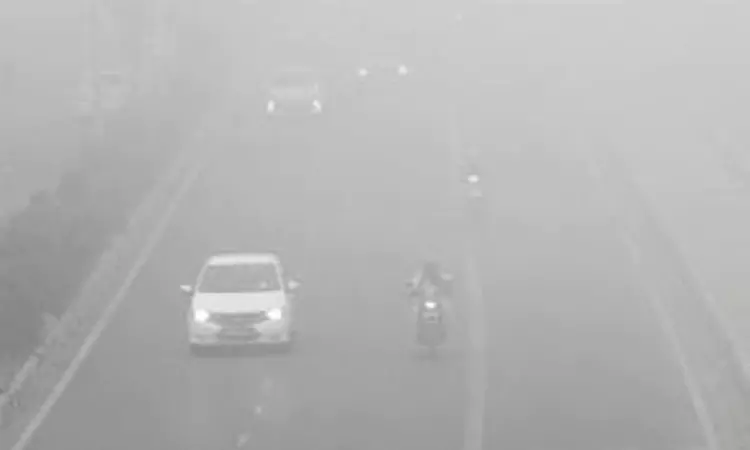
#> input picture Dehazing/traffic_image.webp, 750 x 450 px
$ python app.py   (older library calls are emulated)
#> lines starting #> are read from the running program, lines starting #| are printed output that depends on the picture
import cv2
import numpy as np
import os

# Step 1: Dark Channel Calculation
def dark_channel(image, size=15):
    dark_channel_img = np.min(image, axis=2)
    kernel = cv2.getStructuringElement(cv2.MORPH_RECT, (size, size))
    return cv2.erode(dark_channel_img, kernel)

# Step 2: Estimate Atmospheric Light
def atmospheric_light(image, dark_channel_img):
    h, w = image.shape[:2]
    num_brightest = max(int(h * w / 1000), 1)  # top 0.1%
    dark_vec = dark_channel_img.ravel()
    image_vec = image.reshape(h * w, 3)
    indices = dark_vec.argsort()[::-1][:num_brightest]
    brightest = image_vec[indices]
    return np.mean(brightest, axis=0)

# Step 3: Estimate Transmission Map
def transmission_estimate(image, atmospheric_light, omega=0.95, size=15):
    norm_image = image / (atmospheric_light + 1e-6)  # avoid divide by zero
    return 1 - omega * dark_channel(norm_image, size)

# Step 4: Guided Filter
def guided_filter(I, p, r, eps):
    mean_I = cv2.boxFilter(I, cv2.CV_64F, (r, r))
    mean_p = cv2.boxFilter(p, cv2.CV_64F, (r, r))
    corr_I = cv2.boxFilter(I * I, cv2.CV_64F, (r, r))
    corr_Ip = cv2.boxFilter(I * p, cv2.CV_64F, (r, r))

    var_I = corr_I - mean_I * mean_I
    cov_Ip = corr_Ip - mean_I * mean_p

    a = cov_Ip / (var_I + eps)
    b = mean_p - a * mean_I

    mean_a = cv2.boxFilter(a, cv2.CV_64F, (r, r))
    mean_b = cv2.boxFilter(b, cv2.CV_64F, (r, r))

    return mean_a * I + mean_b

# Step 5: Recover Dehazed Image
def recover(image, transmission, atmospheric_light, t0=0.1):
    transmission = np.clip(transmission, t0, 1)
    result = np.empty_like(image, dtype=np.float32)
    for i in range(3):
        result[:, :, i] = (image[:, :, i] - atmospheric_light[i]) / transmission + atmospheric_light[i]
    return np.clip(result * 255, 0, 255).astype(np.uint8)

# Step 6: Dehazing Pipeline
def dehaze(image_path, return_gray=False):
#> called with image_path = 'traffic_image.webp', return_gray = True
    if not os.path.exists(image_path):
        print(f"Error: File {image_path} does not exist.")
        return None

    image = cv2.imread(image_path)
#> image is the input picture: shape (450, 750, 3); mean B, G, R 180.5, 180.5, 180.6
    if image is None:
        print("Error loading image")
        return None

    image = image.astype(np.float64) / 255.0
    dark = dark_channel(image)
    A = atmospheric_light(image, dark)
#> in atmospheric_light, `indices = dark_vec.argsort()[::-1][:num_brightest]`: indices = 337 values, max 232701 at index 248, min 224523 at index 261, mean 226681.3
#> in atmospheric_light, `brightest = image_vec[indices]`: brightest = 337 rows, first 8: [0.886, 0.886, 0.886], [0.886, 0.886, 0.886], [0.886, 0.886, 0.886], [0.886, 0.886, 0.886], [0.886, 0.886, 0.886], [0.886, 0.886, 0.886], [0.886, 0.886, 0.886], [0.886, 0.886, 0.886]
#> A = [0.888, 0.888, 0.888]
    transmission = transmission_estimate(image, A)
#> in transmission_estimate, `norm_image = image / (atmospheric_light + 1e-6)`:
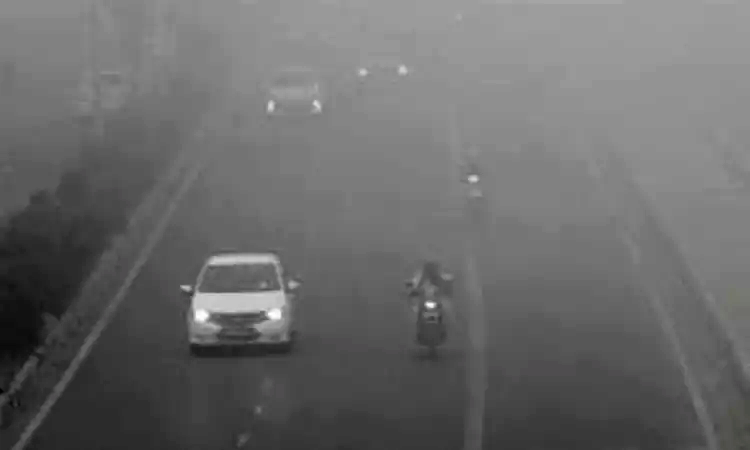
#> norm_image: shape (450, 750, 3) float64; mean B, G, R 0.797, 0.797, 0.797; drawn with min black and max white
#> in transmission_estimate, `return 1 - omega * dark_channel(norm_image, size)`:
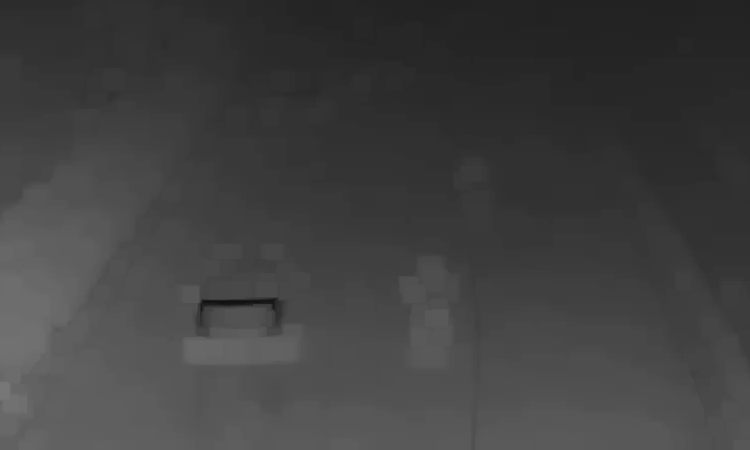
#> returned value: shape (450, 750) float64; min 0.0601, max 0.467, mean 0.254

    gray_base = cv2.cvtColor((image * 255).astype(np.uint8), cv2.COLOR_BGR2GRAY).astype(np.float64) / 255
    transmission_refined = guided_filter(gray_base, transmission, r=10, eps=1e-1)
#> in guided_filter, `corr_I = cv2.boxFilter(I * I, cv2.CV_64F, (r, r))`:
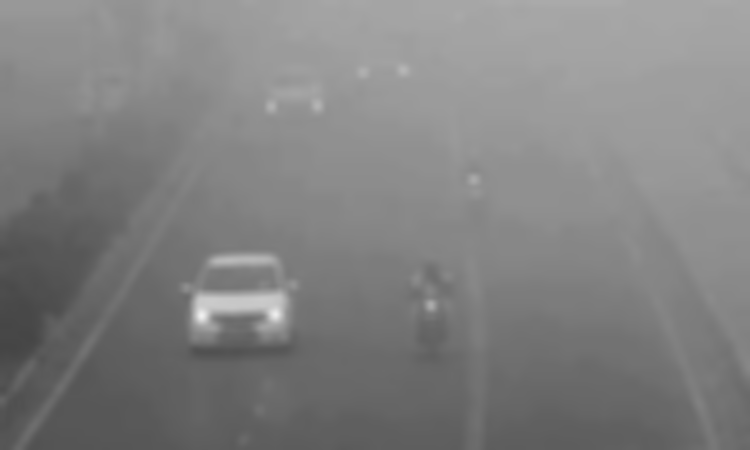
#> corr_I: shape (450, 750) float64; min 0.273, max 0.946, mean 0.506
#> in guided_filter, `corr_Ip = cv2.boxFilter(I * p, cv2.CV_64F, (r, r))`:
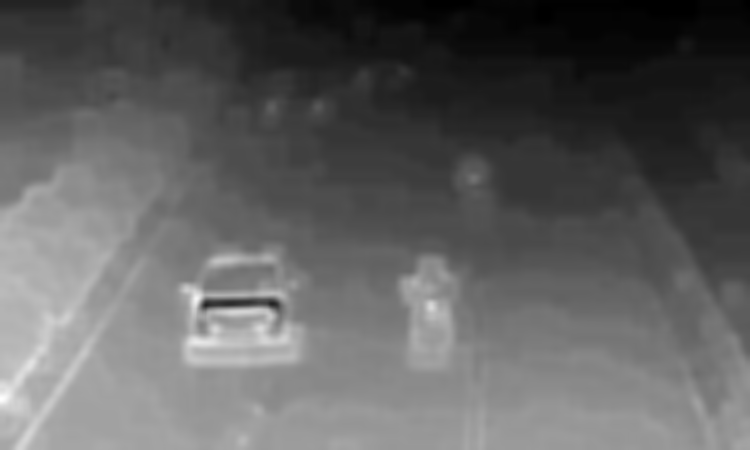
#> corr_Ip: shape (450, 750) float64; min 0.11, max 0.283, mean 0.175; drawn with min black and max white
#> in guided_filter, `var_I = corr_I - mean_I * mean_I`:
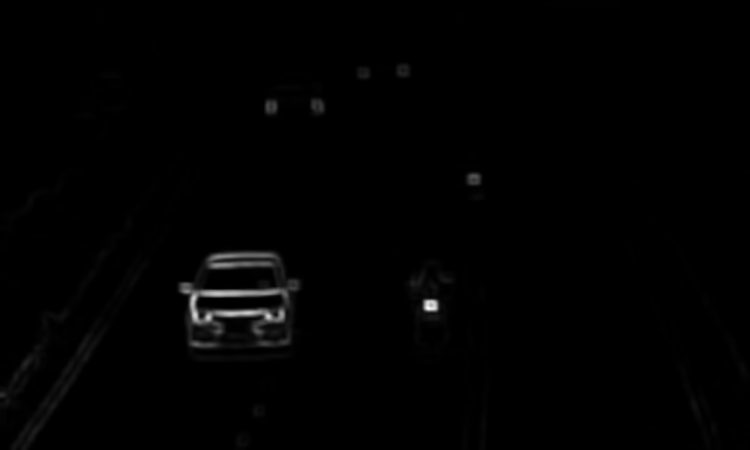
#> var_I: shape (450, 750) float64; min -3.28e-15, max 0.0129, mean 0.000105; drawn with min black and max white
    dehazed = recover(image, transmission_refined, A)
#> after the loop in recover, `for i in range(3):`:
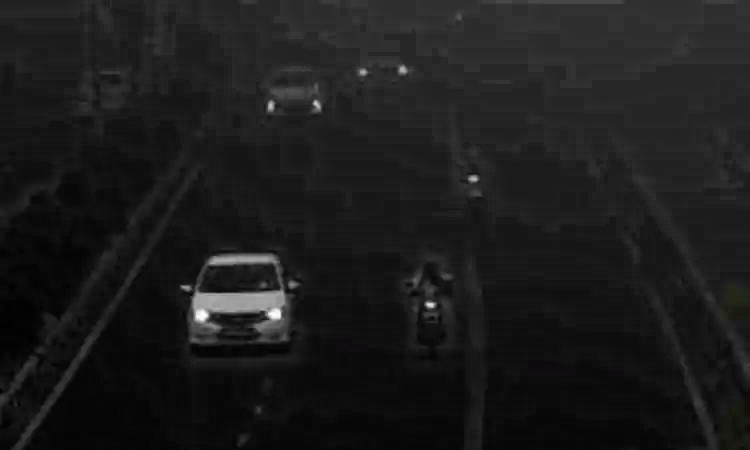
#> result: shape (450, 750, 3) float32; mean B, G, R 0.195, 0.195, 0.195; drawn with min black and max white

    # Optional: Final grayscale polish
    if return_gray:
        gray = cv2.cvtColor(dehazed, cv2.COLOR_BGR2GRAY)

        # Step 1: Denoise to reduce blocks
        denoised = cv2.fastNlMeansDenoising(gray, h=10, templateWindowSize=7, searchWindowSize=21)

        # Step 2: CLAHE for local contrast boost
        clahe = cv2.createCLAHE(clipLimit=2.5, tileGridSize=(8, 8))
        contrast_enhanced = clahe.apply(denoised)
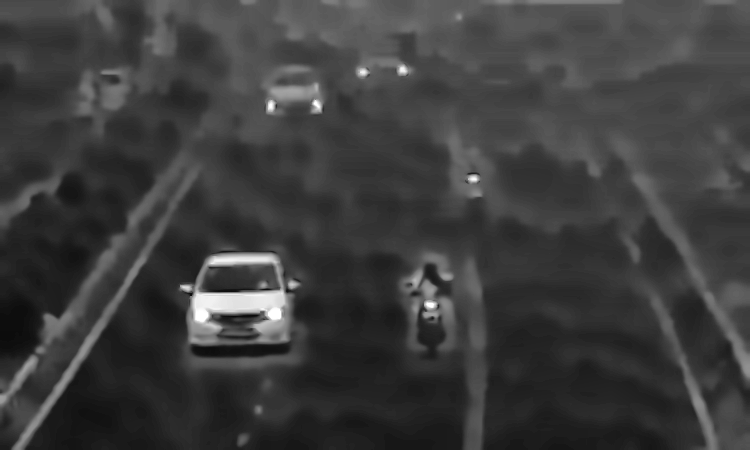
#> contrast_enhanced: shape (450, 750); min 9, max 255, mean 61

        # Step 3: Gamma correction
        gamma = 1.2
        gamma_corrected = np.array(255 * ((contrast_enhanced / 255) ** (1 / gamma)), dtype=np.uint8)

        return gamma_corrected

    # Optional: Bilateral Smoothing for Grayscale
    if return_gray:
        gray = cv2.cvtColor(dehazed, cv2.COLOR_BGR2GRAY)
        smooth_gray = cv2.bilateralFilter(gray, d=9, sigmaColor=75, sigmaSpace=75)
        return smooth_gray

    # Color Version Enhancements
    lab = cv2.cvtColor(dehazed, cv2.COLOR_BGR2LAB)
    l, a, b = cv2.split(lab)
    clahe = cv2.createCLAHE(clipLimit=2.0, tileGridSize=(8, 8))
    cl = clahe.apply(l)
    enhanced = cv2.merge((cl, a, b))
    final_color = cv2.cvtColor(enhanced, cv2.COLOR_LAB2BGR)

    sharpening_kernel = np.array([[-1, -1, -1], [-1, 9, -1], [-1, -1, -1]])
    sharpened_color = cv2.filter2D(final_color, -1, sharpening_kernel)

    return sharpened_color

# Step 7: Display
if __name__ == "__main__":
    image_path = "traffic_image.webp"
    result = dehaze(image_path, return_gray=True)  # Set to False for color version

    if result is not None:
        original = cv2.imread(image_path)
        cv2.imshow("Original Traffic Photo", original)
        if len(result.shape) == 2:
            cv2.imshow("Dehazed Grayscale Traffic Photo", result)
        else:
            cv2.imshow("Dehazed Color Traffic Photo", result)
        cv2.waitKey(0)
        cv2.destroyAllWindows()
